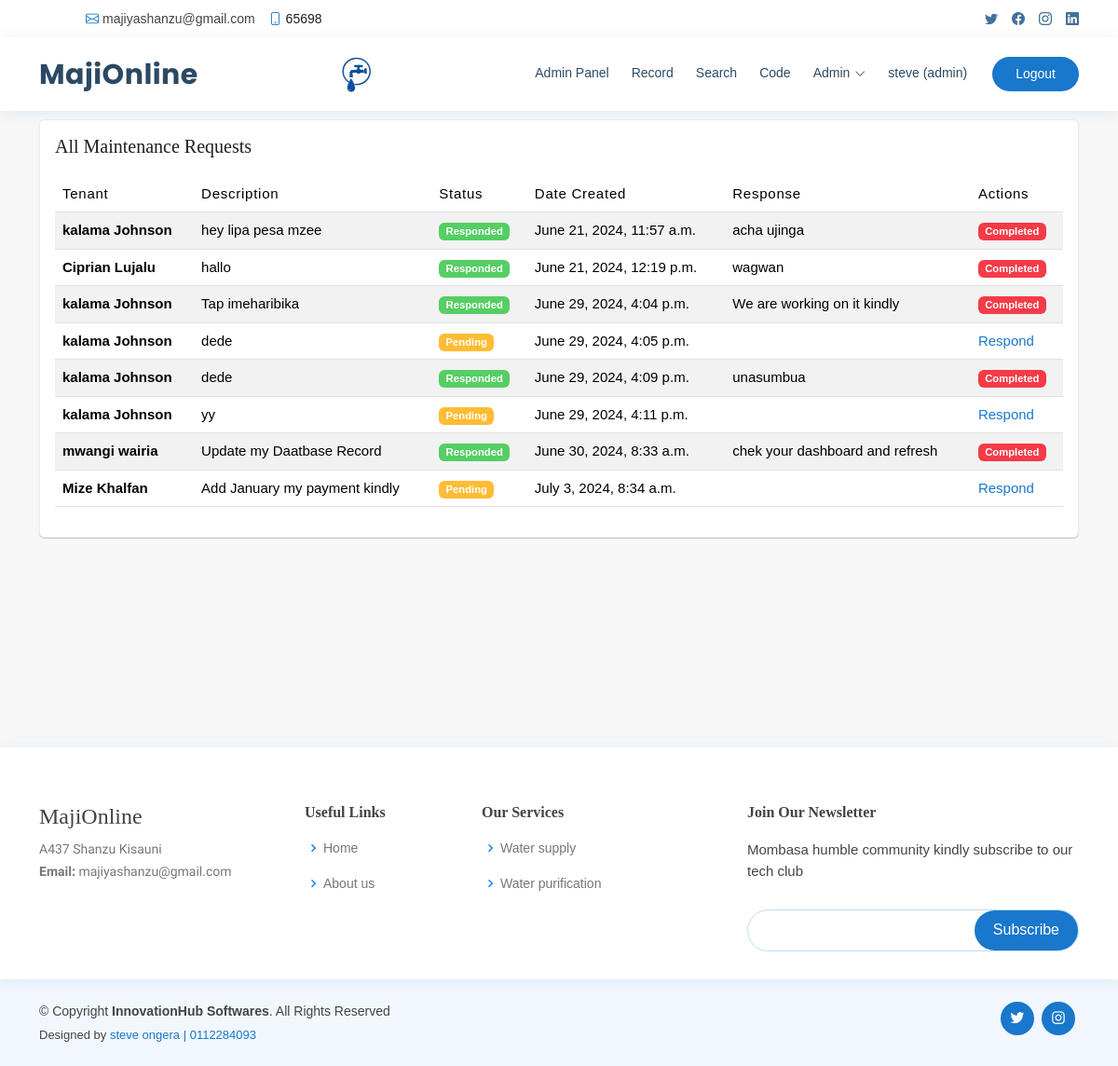
Page /maintenance/requests/ (signed in) on the earlier database version.
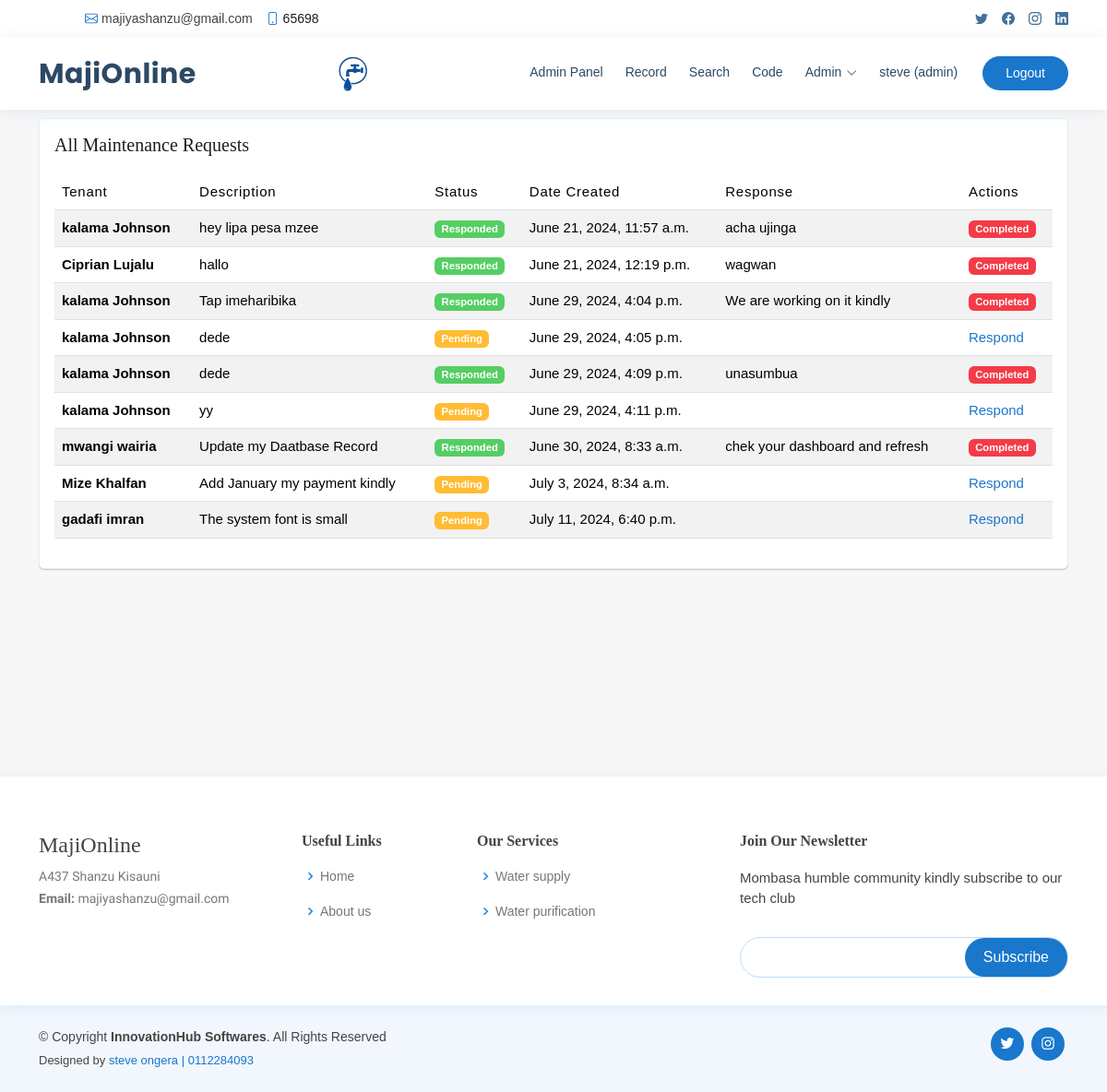
Same page on the later database version.
### Record/models.py (models this page shows, shortened)
class MaintenanceRequest(models.Model):
    tenant = models.ForeignKey(Tenant, on_delete=models.CASCADE)
    description = models.TextField()
    status = models.CharField(max_length=20, choices=[
        ('pending', 'Pending'),
        ('in_progress', 'In Progress'),
        ('completed', 'Completed'),
    ], default='pending')
    date_created = models.DateTimeField(auto_now_add=True)
    date_completed = models.DateTimeField(null=True, blank=True)
    response = models.TextField(blank=True)

class Tenant(models.Model):
    user_name = models.CharField(max_length=100)
    identification_number = models.CharField(max_length=20, unique=True)
    first_name = models.CharField(max_length=100)
    last_name = models.CharField(max_length=100)
    email = models.EmailField()
    phone = models.CharField(max_length=20)
    address = models.TextField()
    avatar = models.ImageField(upload_to='media', default='media/avatar.svg')
    house = models.ForeignKey(House,  on_delete=models.CASCADE)
    tap_no = models.CharField(max_length=100 , null=True, blank=True)

### Record/views.py (the view)
# urls.py: path('maintenance/requests/', views.maintenance_request_list, name='maintenance_request_list'),
def maintenance_request_list(request):
    if request.user.profile.user_type == 'admin':
        requests = MaintenanceRequest.objects.all()
    else:
       current_tenant = Tenant.objects.get(user_name=request.user.username)
       requests = MaintenanceRequest.objects.filter(tenant=current_tenant)
    context = {
        'requests': requests,
    }
    return render(request, 'maintenance_request_list.html', context)

### templates/maintenance_request_list.html (shortened to what this page needs)
{% extends 'base.html' %}
{% load static %}
{% block content %}
<link href="{% static 'assets/css/style2.css'%}" rel="stylesheet">
{% if request.user.is_authenticated %}
{% with profile=request.user.profile %}
{% if profile.user_type == 'admin' %}
</head>
<br>
<br>
<br>
<main id="main" class="main">
<section class="section">
    <div class="container">
        <div class="row">
                <div class="col-lg-12">
                    <div class="card">
                        <div class="card-body">
                        <h5 class="card-title">All Maintenance Requests</h5>
                        <div class="table-responsive">
                            <table class="table table-striped">
                                <thead>
                                <tr>
                                    <th>Tenant</th>
                                        <th scope="col" >Description</th>
                                        <th scope="col" >Status</th>
                                        <th scope="col">Date Created</th>
                                        <th scope="col">Response </th>
                                        <th scope="col">Actions</th>
                                </tr>
                                </thead>
                                <tbody>
                                    {% for request in requests %}
                                <tr>
                                    <th scope="row">{{ request.tenant.first_name }} {{ request.tenant.last_name }}</th>
                                    <td>{{ request.description }}</td>
                                    <td>{% if request.status == 'responded' %}
                                        <span class="badge bg-success">Responded</span>
                                        {% else %}
                                        <span class="badge bg-warning">Pending</span>
                                        {% endif %}
                                    </td>
                                    <td>{{ request.date_created }}</td>
                                    <td>{{ request.response }} </td>
                                            <td> {% if request.status != 'responded' %}
                                                <a href="{% url 'respond_to_request' request.id %}">Respond</a>
                                                {% else %}
                                                <span class="badge bg-primary">Completed</span>
                                                {% endif %}
                                            </td>
                                </tr>
                                {% endfor %}
                                </tbody>
                            </table>
                        </div>
                        </div>
                    </div>
                </div>
        </div>
        </div>
</section>
</main>
{% endif %}
{% endwith %}
{% endif %}
{% endblock %}

Differences in the rows shown:
added MaintenanceRequest: tenant.first_name "gadafi", tenant.last_name "imran", description "The system font is small", status "Pending", date_created "July 11, 2024, 6:40 p.m."
